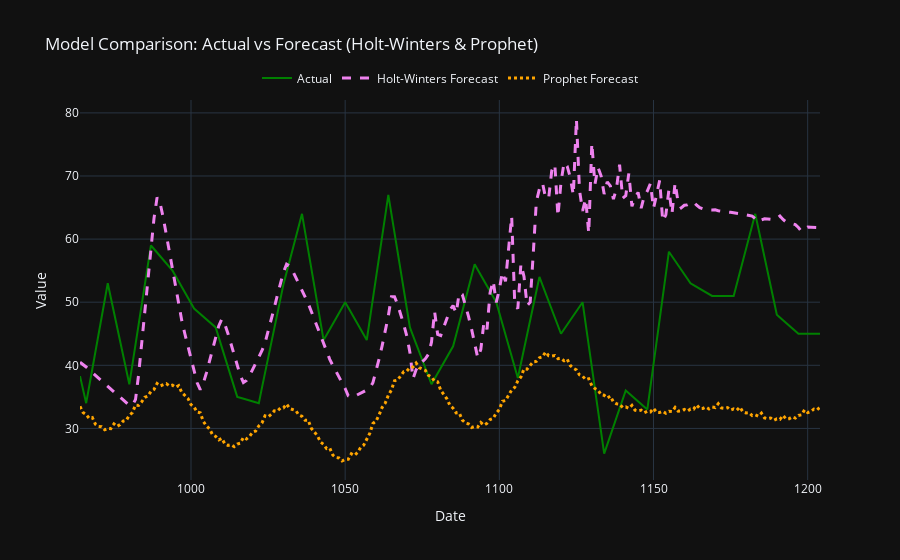

This figure's notebook cell:
### Code cell
##6-STEP VIZUALIZATION
import plotly.graph_objects as go

fig_eval = go.Figure()

# Actual
fig_eval.add_trace(go.Scatter(
    x=test.index, y=test['y'],
    mode='lines',
    name='Actual',
    line=dict(color='green', width=2)
))

# Holt-Winters
fig_eval.add_trace(go.Scatter(
    x=test.index, y=hw_pred,
    mode='lines',
    name='Holt-Winters Forecast',
    line=dict(color='violet', dash='dash', width=3)
))

# Prophet forecast
fig_eval.add_trace(go.Scatter(
    x=test.index, y=prophet_pred,
    mode='lines',
    name='Prophet Forecast',
    line=dict(color='orange', dash='dot', width=3)
))

fig_eval.update_layout(
    title='Model Comparison: Actual vs Forecast (Holt-Winters & Prophet)',
    xaxis_title='Date',
    yaxis_title='Value',
    template='plotly_dark',
    hovermode='x unified',
    legend=dict(
        orientation='h',
        yanchor='bottom',
        y=1.02,
        xanchor='center',
        x=0.5
    ),
    height=550
)

fig_eval.show()

### Figure 1 — Plotly figure (JSON) as saved in the notebook; plotly's stock layout.template omitted (floating-point values rounded to 4 significant figures; data arrays with more than 128 entries replaced by an {"elided": "..."} marker saying what was removed)
{"data": [{"line": {"color": "green", "width": 2}, "mode": "lines", "name": "Actual", "type": "scatter", "x": {"elided": "241 int values"}, "y": {"elided": "241 float values"}}, {"line": {"color": "violet", "dash": "dash", "width": 3}, "mode": "lines", "name": "Holt-Winters Forecast", "type": "scatter", "x": {"elided": "241 int values"}, "y": {"elided": "241 float values"}}, {"line": {"color": "orange", "dash": "dot", "width": 3}, "mode": "lines", "name": "Prophet Forecast", "type": "scatter", "x": {"elided": "241 int values"}, "y": {"elided": "241 float values"}}], "layout": {"autosize": true, "hovermode": "x unified", "legend": {"orientation": "h", "x": 0.5, "xanchor": "center", "y": 1.02, "yanchor": "bottom"}, "title": {"text": "Model Comparison: Actual vs Forecast (Holt-Winters & Prophet)"}, "xaxis": {"autorange": true, "range": [964, 1204], "title": {"text": "Date"}, "type": "linear"}, "yaxis": {"autorange": true, "range": [21.83, 82.04], "title": {"text": "Value"}, "type": "linear"}}}
